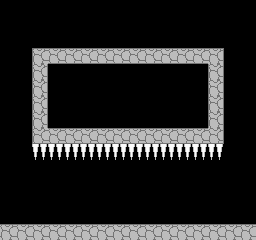

The image is a tile-based game level rendered from a .tmx file. Its description and complete source (layers, tilesets, objects, tile grids) follow:
An orthogonal 16x15 tile map with 16x16 px tiles, 1 tile layer (Tile Layer 1).

<map version="1.2" tiledversion="1.3.5" orientation="orthogonal" renderorder="right-down" width="16" height="15" tilewidth="16" tileheight="16" infinite="0" nextlayerid="2" nextobjectid="1">
 <tileset firstgid="1" source="../castle_tileset.tsx" />
 <layer id="1" name="Tile Layer 1" width="16" height="15">
  <data encoding="csv">
45,45,45,45,45,45,45,45,45,45,45,45,45,45,45,45,
45,45,45,45,45,45,45,45,45,45,45,45,45,45,45,45,
45,45,45,45,45,45,45,45,45,45,45,45,45,45,45,45,
45,45,13,14,14,14,14,14,14,14,14,14,14,10,45,45,
45,45,15,45,45,45,45,45,45,45,45,45,45,15,45,45,
45,45,15,45,45,45,45,45,45,45,45,45,45,15,45,45,
45,45,15,45,45,45,45,45,45,45,45,45,45,15,45,45,
45,45,15,45,45,45,45,45,45,45,45,45,45,15,45,45,
45,45,12,14,14,14,14,14,14,14,14,14,14,11,45,45,
45,45,2,2,2,2,2,2,2,2,2,2,2,2,45,45,
45,45,45,45,45,45,45,45,45,45,45,45,45,45,45,45,
45,45,45,45,45,45,45,45,45,45,45,45,45,45,45,45,
45,45,45,45,45,45,45,45,45,45,45,45,45,45,45,45,
45,45,45,45,45,45,45,45,45,45,45,45,45,45,45,45,
6,6,6,6,6,6,6,6,6,6,6,6,6,6,6,6
</data>
 </layer>
</map>
